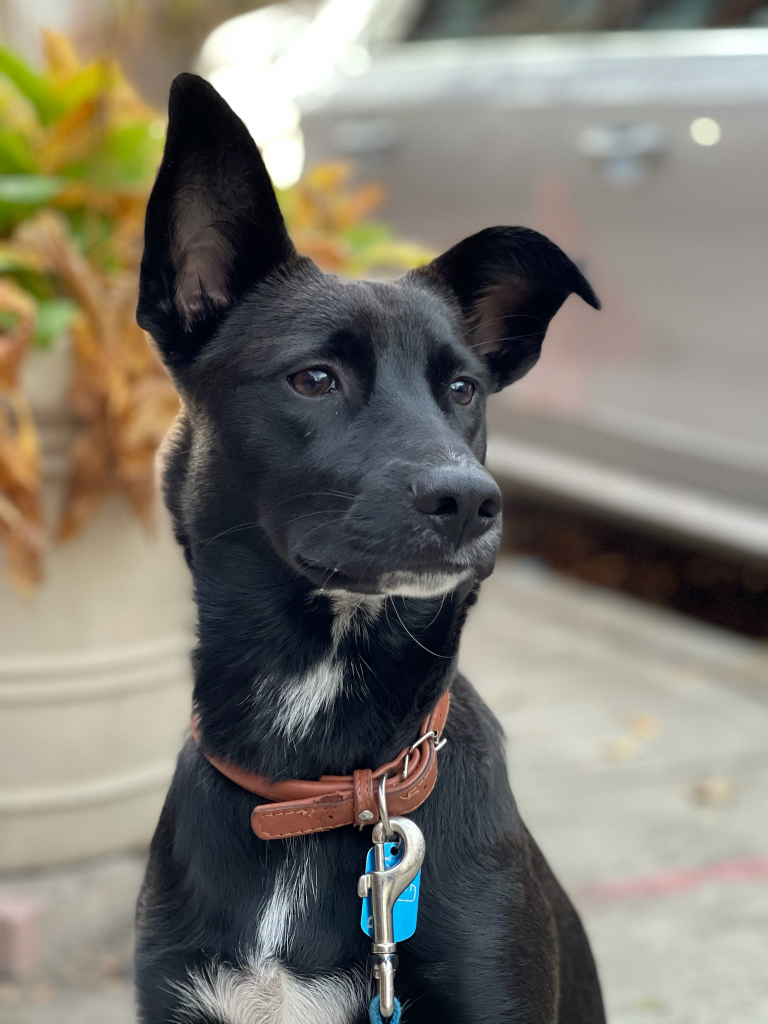
%> input picture images/Beaker.jpg, 1536 x 2048 px (shown at 1/2 size)
$ octave testvar.m   (GNU Octave 9; MATLAB toolbox functions it lacks are replaced by stand-ins)
%> lines starting %> are read from the running program, lines starting %| are printed output that depends on the picture
### pattern_maker.m
% -------------------- Set variables
filename = "images/Beaker.jpg";
##filename = "gitlab.png";
k = 8; %8
scale = 0.05; %0.05
attempts = 1;
make_figures = true;
aida_count = 16;

addpath gui

% -------------------- Load image
original = imread(filename);
%> original is the input picture: size 2048x1536x3 uint8; mean R, G, B 124.8, 121.1, 111.2
pkg load image
downsampled = imresize(original, scale);
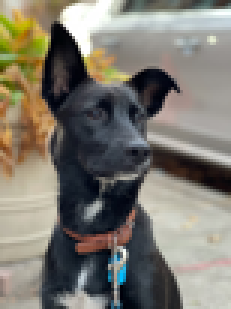
%> downsampled: size 103x77x3 uint8 (shown 3 times larger); mean R, G, B 124.8, 121.1, 111.2
pic = downsampled;

in_size = size(downsampled)(1:2) / aida_count;
%> in_size = [6.44 4.81]

# -------------------- DISPLAY ORIGINAL IMAGE
redraw_image(pic, [], [], [])

# -------------------- SET VARIABLES BEFORE STARTING LOOP
lowest_error = inf;
attempts = attempts - 1;

for i = 0:attempts
##  update_status_bar(i / attempts)
  km = kmeans(pic, k);
  tic;
  km = km.run();
  toc


% Update best result
  if km.error < lowest_error
    best_centroid = km.centroids;
    best_idx = km.idx;
    lowest_error = km.error;
    %Plot best result so far
    if make_figures
      redraw_image(pic, best_centroid, best_idx, [])
      drawnow;
    endif
  endif
endfor
%> this loop made 1 pass
%> (lowest_error, color_sort_idx in redraw_image) on pass 1: (189330.5, [6 2 7 4 8 5 3 1])
%> pass 1, `best_idx = km.idx;`:
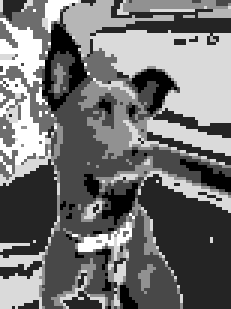
%> best_idx: size 103x77 double (shown 3 times larger); min 1, max 8, mean 4.16; drawn with min black and max white
%> pass 1, in redraw_image (call 2), `imshow(redrawn_image)`:
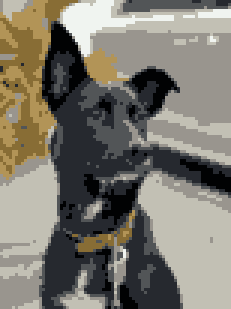
%> displayed picture: size 103x77x3, on the screen's scale of 0 to 255 (shown 3 times larger); mean R, G, B 124.3, 120.6, 110.3
%> after the loop, best_centroid = [1.39 193.8 38.01 177.9 81.86 239.9 152.9 136.2; 1.69 191.7 40.67 148 84.86 244.1 149.3 108.7; 3.09 179.7 46.88 86.63 87.33 239.9 141.6 52.99]
%> after the loop:
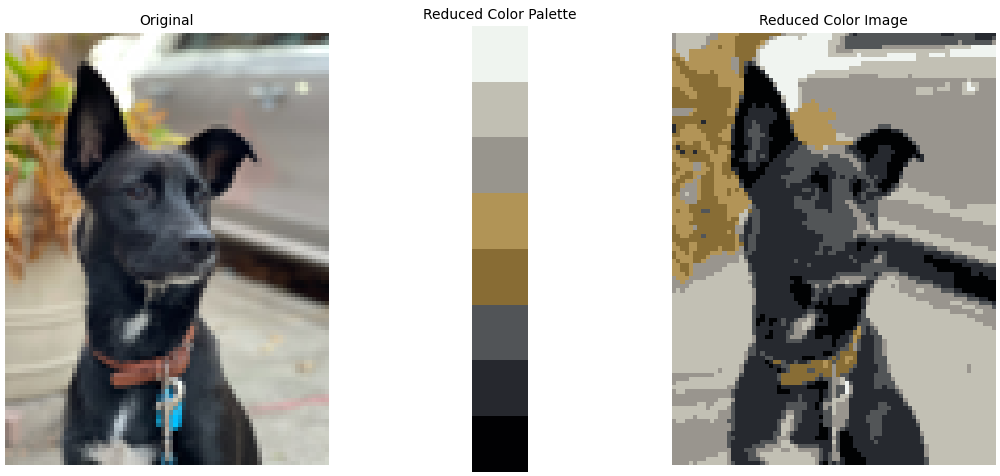
%> figure redrawn from the program's plot data, 3 panels

# -------------------- CLEAN UP
printf("\n")
if lowest_error == inf
  printf("No attempts converged, increase maximum loops or attempts\n")
else
  DMC_colors = get_dmc_colors(best_centroid);
  redraw_image(pic, best_centroid, best_idx, DMC_colors.rgb);
  drawnow;
endif

### redraw_image.m
function redraw_image(original_image, colors, idx, dmc_colors)
  # Takes:
  # - an array of colors to use in drawing the image
  # - a matrix the same shape as the image, identifying the color index for each pixel
  # -

  % -------------------- Show input image
  figure(1)
  subplot(151)
  imshow(original_image);
  title("Original")

  if !isempty(colors)
    % -------------------- Sort input colors
    [~, color_sort_idx] = sort(sum(colors), 'descend');
    sorted_colors = colors(:, color_sort_idx);


    % -------------------- Show colors of centroids
    subplot(152)
    imshow(reshape(sorted_colors', size(colors)(2), 1, 3) / 255)
    title("Reduced Color Palette")


    % -------------------- Redraw image with centroid colors
    subplot(153)
    redrawn_image = original_image;
    for y = 1:size(redrawn_image)(1)
      for x = 1:size(redrawn_image)(2)
        redrawn_image(y, x, :) = colors(:, idx(y, x))';
      endfor
    endfor
    imshow(redrawn_image)
    title("Reduced Color Image")
  endif

  if !isempty(dmc_colors)
    % -------------------- Sort DMC colors
    sorted_dmc_colors = dmc_colors(:, color_sort_idx);

    % -------------------- Show approximate DMC colors
    subplot(154)
    imshow(reshape(sorted_dmc_colors', size(sorted_dmc_colors)(2), 1, 3) / 255)
    title("DMC Color Palette")


    % -------------------- Redraw image with DMC colors
    subplot(155)
    redrawn_image = original_image;
    for y = 1:size(redrawn_image)(1)
      for x = 1:size(redrawn_image)(2)
        redrawn_image(y, x, :) = dmc_colors(:, idx(y, x))';
      endfor
    endfor
    imshow(redrawn_image)
    title("DMC Color Image")
  endif
  drawnow;
endfunction

### get_dmc_colors.m
function dmc_colors = get_dmc_colors(raw_colors)
  % TODO
  %
  %
  %

  # -------------------- Read dmc file
%> the run ends on the next line
  dmc_color_file = fileread('data/DMC Colors.csv');
  dmc_cell = textscan(dmc_color_file, "%s %s %n %n %n %s", 'Delimiter', ',');
  cell_fields = {"colors", "name", "r", "g", "b", "hex"};
  dmc = cell2struct(dmc_cell, cell_fields, 2);

  dmc_rgb_list = [dmc.r, dmc.g, dmc.b]';
  dmc_hsl_list = rgb2hsl([dmc.r, dmc.g, dmc.b])';
##  dmc_rgb_list(:, 1:10)
##  dmc_hsl_list(:, 1:10)
  dmc_color_codes = char(dmc.colors);
  dmc_names = char(dmc.name);

  # -------------------- Loop through
  hsl_pattern_colors = rgb2hsl(raw_colors')';

  grayscale_idx = [];

##  difference = kmeans.calculate_distance(dmc_hsl_list, hsl_pattern_colors);
  for i = 1:columns(hsl_pattern_colors)
    diff = abs(dmc_hsl_list - hsl_pattern_colors(:, i));
    if hsl_pattern_colors(2, i) < 0.1
      weights = [0; 1; 1];
      grayscale_idx = [grayscale_idx i];
    else
      weights = [3; 3; 1];
    endif
    weighted_diff = weights .* diff;
    difference(i, :) = sqrt(sum(weighted_diff.^2));
  endfor
##  diff(:, 1:10)
##  weighted_diff(:, 1:10)
  [~, idx] = min(difference');

  dmc_color_rgb = [];
  dmc_color_hsl = [];
  dmc_colors_code = char([]);
  dmc_color_names = char([]);

  for i = 1:columns(raw_colors)
    dmc_color_rgb = [dmc_color_rgb, dmc_rgb_list(:, idx(i))];
    dmc_colors_code = [dmc_colors_code; dmc_color_codes(idx(i), :)];
    dmc_color_names = [dmc_color_names; dmc_names(idx(i), :)];
  endfor

##  dmc_color.rgb = dmc_rgb_list(:, idx(i));
##  dmc_color.code = dmc_color_codes(idx(i), :);
##  dmc_color.name

##  dmc_color_rgb = hsl2rgb(dmc_color_hsl')';

  input_centroids_rgb = raw_colors
  input_centroids_hsl = rgb2hsl(raw_colors')'
  closest_dmc_color_in_hsl = dmc_hsl_list(:, idx)
  closest_dmc_color_in_hsl_converted_to_rgb = hsl2rgb(dmc_hsl_list(:, idx)')'
  grayscale_idx

  dmc_colors.rgb = dmc_color_rgb;
  dmc_colors.code = dmc_colors_code;
  dmc_colors.name = dmc_color_names;

endfunction

### testvar.m
##colors = ones(3, 10);
##colors(:, 1:3) = 1 * ones(3);
##colors(:, 4:6) = 2 * ones(3);
##colors(:, 7:9) = 3 * ones(3);
##colors(:, 10) = 6 * ones(3, 1)

clear all; close all;
for i = 1:1
  pattern_maker
